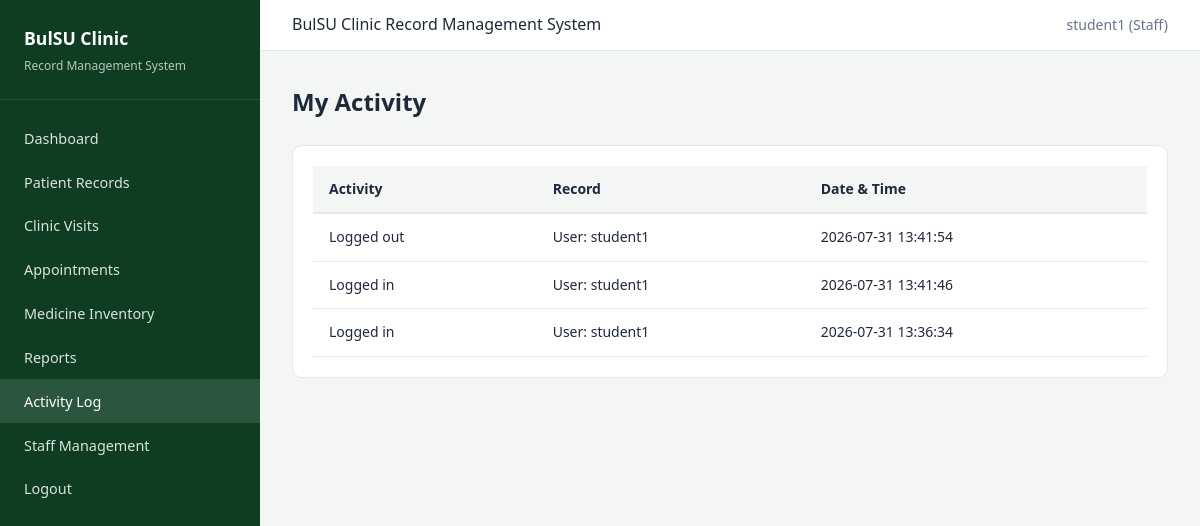
The page /activities/ (signed in) on the database its author committed.
### tables this page shows
CREATE TABLE activity_logs (
            id INTEGER PRIMARY KEY AUTOINCREMENT,
            user_id INTEGER,
            activity TEXT NOT NULL,
            record_affected TEXT,
            created_at TEXT DEFAULT CURRENT_TIMESTAMP,
            FOREIGN KEY (user_id) REFERENCES users(id) ON DELETE SET NULL
        );

### controllers/activity_controller.py (the view)
@activity_bp.route("/")
@login_required
def list_activities():
    if session.get("role") == "staff":
        activities = ActivityLogModel.get_all(100)
        return render_template("staff/activities.html", activities=activities)
    activities = ActivityLogModel.get_by_user(session["user_id"], 50)
    return render_template("patient/activities.html", activities=activities)

### models/activity_log.py (called while the page is built)
    @staticmethod
    def get_by_user(user_id, limit=20):
        conn = get_db()
        rows = conn.execute(
            """
            SELECT * FROM activity_logs
            WHERE user_id = ? ORDER BY created_at DESC LIMIT ?
            """,
            (user_id, limit),
        ).fetchall()
        conn.close()
        return [dict(row) for row in rows]

### models/database.py (called while the page is built)
def get_db():
    conn = sqlite3.connect(Config.DATABASE)
    conn.row_factory = sqlite3.Row
    conn.execute("PRAGMA foreign_keys = ON")
    return conn

### views/templates/patient/activities.html (shortened to what this page needs)
{% extends "base.html" %}
{% block content %}
<div class="page-header">
    <h1>My Activity</h1>
</div>
<div class="card">
    <div class="table-wrap">
        <table>
            <thead>
                <tr><th>Activity</th><th>Record</th><th>Date & Time</th></tr>
            </thead>
            <tbody>
                {% for a in activities %}
                <tr>
                    <td>{{ a.activity }}</td>
                    <td>{{ a.record_affected or '—' }}</td>
                    <td>{{ a.created_at }}</td>
                </tr>
                {% else %}
                <tr><td colspan="3" class="empty-state">No activity recorded.</td></tr>
                {% endfor %}
            </tbody>
        </table>
    </div>
</div>
{% endblock %}

### views/static/css/style.css (style rules this page uses)
:root { --primary: #1a5632; --primary-dark: #0f3d22; --primary-light: #2d7a4a; --accent: #c8a415; --bg: #f4f6f5; --card: #ffffff; --text: #1e293b; --muted: #64748b; --border: #e2e8f0; --danger: #dc2626; --warning: #d97706; --success: #16a34a; --info: #2563eb; }
* { box-sizing: border-box; margin: 0; padding: 0; }
body { font-family: 'Segoe UI', Tahoma, Geneva, Verdana, sans-serif; background: var(--bg); color: var(--text); line-height: 1.6; }
.page-header { margin-bottom: 1.5rem; display: flex; justify-content: space-between; align-items: center; flex-wrap: wrap; gap: 1rem; }
.page-header h1 { font-size: 1.5rem; font-weight: 700; }
.card { background: var(--card); border: 1px solid var(--border); border-radius: 10px; padding: 1.25rem; margin-bottom: 1.25rem; }
.table-wrap { overflow-x: auto; }
table { width: 100%; border-collapse: collapse; font-size: 0.875rem; }
thead th { background: var(--bg); padding: 0.75rem 1rem; text-align: left; font-weight: 600; border-bottom: 2px solid var(--border); white-space: nowrap; }
tbody td { padding: 0.75rem 1rem; border-bottom: 1px solid var(--border); vertical-align: middle; }

### rows shown on the page
activity_logs: activity "Logged out", record_affected "User: student1", created_at "2026-07-31 13:41:54"
activity_logs: activity "Logged in", record_affected "User: student1", created_at "2026-07-31 13:41:46"
activity_logs: activity "Logged in", record_affected "User: student1", created_at "2026-07-31 13:36:34"

### other values the page prints
{{ session.get('username') }} "student1"
